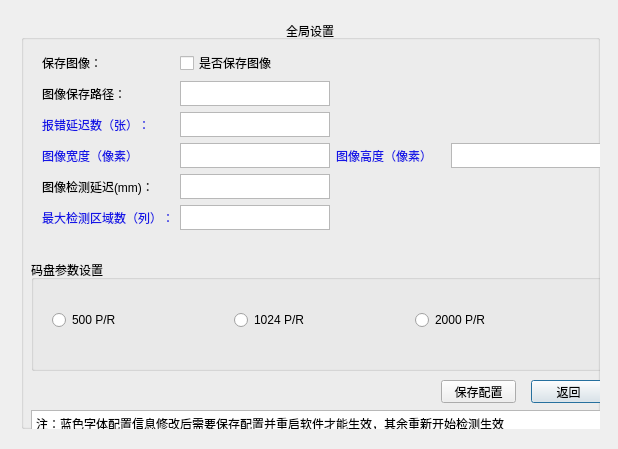
<?xml version="1.0" encoding="UTF-8"?>
<ui version="4.0">
 <class>SettingDialog</class>
 <widget class="QDialog" name="SettingDialog">
  <property name="geometry">
   <rect>
    <x>0</x>
    <y>0</y>
    <width>618</width>
    <height>449</height>
   </rect>
  </property>
  <property name="windowTitle">
   <string>全局设置窗口</string>
  </property>
  <widget class="QWidget" name="verticalLayoutWidget">
   <property name="geometry">
    <rect>
     <x>10</x>
     <y>9</y>
     <width>601</width>
     <height>431</height>
    </rect>
   </property>
   <layout class="QVBoxLayout" name="verticalLayout">
    <item>
     <widget class="QGroupBox" name="groupBox">
      <property name="enabled">
       <bool>true</bool>
      </property>
      <property name="styleSheet">
       <string notr="true">font: 11pt &quot;楷体&quot; ;</string>
      </property>
      <property name="title">
       <string>全局设置</string>
      </property>
      <property name="alignment">
       <set>Qt::AlignCenter</set>
      </property>
      <widget class="QWidget" name="gridLayoutWidget">
       <property name="geometry">
        <rect>
         <x>10</x>
         <y>20</y>
         <width>581</width>
         <height>201</height>
        </rect>
       </property>
       <layout class="QGridLayout" name="gridLayout">
        <item row="0" column="0">
         <widget class="QLabel" name="label">
          <property name="text">
           <string>保存图像：</string>
          </property>
         </widget>
        </item>
        <item row="3" column="2">
         <widget class="QLabel" name="label_5">
          <property name="styleSheet">
           <string notr="true">color: rgb(20, 20, 230);</string>
          </property>
          <property name="text">
           <string>图像高度（像素）</string>
          </property>
         </widget>
        </item>
        <item row="3" column="1">
         <widget class="QTextEdit" name="widthEdit">
          <property name="enabled">
           <bool>true</bool>
          </property>
          <property name="maximumSize">
           <size>
            <width>150</width>
            <height>30</height>
           </size>
          </property>
          <property name="readOnly">
           <bool>true</bool>
          </property>
         </widget>
        </item>
        <item row="1" column="0">
         <widget class="QLabel" name="label_2">
          <property name="text">
           <string>图像保存路径：</string>
          </property>
         </widget>
        </item>
        <item row="3" column="0">
         <widget class="QLabel" name="label_4">
          <property name="styleSheet">
           <string notr="true">color: rgb(20, 20, 230);</string>
          </property>
          <property name="text">
           <string>图像宽度（像素）</string>
          </property>
         </widget>
        </item>
        <item row="1" column="1">
         <widget class="QTextEdit" name="pathEdit">
          <property name="maximumSize">
           <size>
            <width>150</width>
            <height>30</height>
           </size>
          </property>
         </widget>
        </item>
        <item row="4" column="0">
         <widget class="QLabel" name="label_6">
          <property name="text">
           <string>图像检测延迟(mm)：</string>
          </property>
         </widget>
        </item>
        <item row="2" column="0">
         <widget class="QLabel" name="label_3">
          <property name="styleSheet">
           <string notr="true">color:rgb(20,20,230);</string>
          </property>
          <property name="text">
           <string>报错延迟数（张）：</string>
          </property>
         </widget>
        </item>
        <item row="2" column="1">
         <widget class="QTextEdit" name="errorDelayEdit">
          <property name="maximumSize">
           <size>
            <width>150</width>
            <height>30</height>
           </size>
          </property>
         </widget>
        </item>
        <item row="3" column="3">
         <widget class="QTextEdit" name="heightEdit">
          <property name="maximumSize">
           <size>
            <width>150</width>
            <height>30</height>
           </size>
          </property>
         </widget>
        </item>
        <item row="4" column="1">
         <widget class="QTextEdit" name="capDealyEdit">
          <property name="sizePolicy">
           <sizepolicy hsizetype="Fixed" vsizetype="Fixed">
            <horstretch>0</horstretch>
            <verstretch>0</verstretch>
           </sizepolicy>
          </property>
          <property name="minimumSize">
           <size>
            <width>0</width>
            <height>0</height>
           </size>
          </property>
          <property name="maximumSize">
           <size>
            <width>150</width>
            <height>30</height>
           </size>
          </property>
         </widget>
        </item>
        <item row="5" column="1">
         <widget class="QTextEdit" name="detectNumEdit">
          <property name="maximumSize">
           <size>
            <width>150</width>
            <height>30</height>
           </size>
          </property>
         </widget>
        </item>
        <item row="5" column="0">
         <widget class="QLabel" name="label_7">
          <property name="styleSheet">
           <string notr="true">color:rgb(20,20,230);</string>
          </property>
          <property name="text">
           <string>最大检测区域数（列）：</string>
          </property>
         </widget>
        </item>
        <item row="0" column="1">
         <widget class="QCheckBox" name="isSaveCheckBox">
          <property name="text">
           <string>是否保存图像</string>
          </property>
         </widget>
        </item>
       </layout>
      </widget>
      <widget class="QGroupBox" name="groupBox_2">
       <property name="geometry">
        <rect>
         <x>10</x>
         <y>240</y>
         <width>581</width>
         <height>111</height>
        </rect>
       </property>
       <property name="title">
        <string>码盘参数设置</string>
       </property>
       <widget class="QWidget" name="horizontalLayoutWidget">
        <property name="geometry">
         <rect>
          <x>10</x>
          <y>30</y>
          <width>561</width>
          <height>61</height>
         </rect>
        </property>
        <layout class="QHBoxLayout" name="horizontalLayout">
         <item>
          <widget class="QRadioButton" name="radioButton_3">
           <property name="text">
            <string>500 P/R</string>
           </property>
          </widget>
         </item>
         <item>
          <widget class="QRadioButton" name="radioButton_2">
           <property name="text">
            <string>1024 P/R</string>
           </property>
          </widget>
         </item>
         <item>
          <widget class="QRadioButton" name="radioButton">
           <property name="text">
            <string>2000 P/R</string>
           </property>
          </widget>
         </item>
        </layout>
       </widget>
      </widget>
      <widget class="QPushButton" name="backBtn">
       <property name="geometry">
        <rect>
         <x>510</x>
         <y>360</y>
         <width>75</width>
         <height>23</height>
        </rect>
       </property>
       <property name="text">
        <string>返回</string>
       </property>
      </widget>
      <widget class="QPushButton" name="saveCfgBtn">
       <property name="geometry">
        <rect>
         <x>420</x>
         <y>360</y>
         <width>75</width>
         <height>23</height>
        </rect>
       </property>
       <property name="text">
        <string>保存配置</string>
       </property>
      </widget>
      <widget class="QTextEdit" name="textEdit">
       <property name="geometry">
        <rect>
         <x>10</x>
         <y>390</y>
         <width>581</width>
         <height>31</height>
        </rect>
       </property>
       <property name="readOnly">
        <bool>true</bool>
       </property>
       <property name="html">
        <string>&lt;!DOCTYPE HTML PUBLIC &quot;-//W3C//DTD HTML 4.0//EN&quot; &quot;http://www.w3.org/TR/REC-html40/strict.dtd&quot;&gt;
&lt;html&gt;&lt;head&gt;&lt;meta name=&quot;qrichtext&quot; content=&quot;1&quot; /&gt;&lt;style type=&quot;text/css&quot;&gt;
p, li { white-space: pre-wrap; }
&lt;/style&gt;&lt;/head&gt;&lt;body style=&quot; font-family:'楷体'; font-size:11pt; font-weight:400; font-style:normal;&quot;&gt;
&lt;p style=&quot; margin-top:0px; margin-bottom:0px; margin-left:0px; margin-right:0px; -qt-block-indent:0; text-indent:0px;&quot;&gt;&lt;span style=&quot; font-size:9pt;&quot;&gt;注：蓝色字体配置信息修改后需要保存配置并重启软件才能生效，其余重新开始检测生效&lt;/span&gt;&lt;/p&gt;&lt;/body&gt;&lt;/html&gt;</string>
       </property>
      </widget>
     </widget>
    </item>
   </layout>
  </widget>
 </widget>
 <layoutdefault spacing="6" margin="11"/>
 <resources/>
 <connections/>
</ui>
